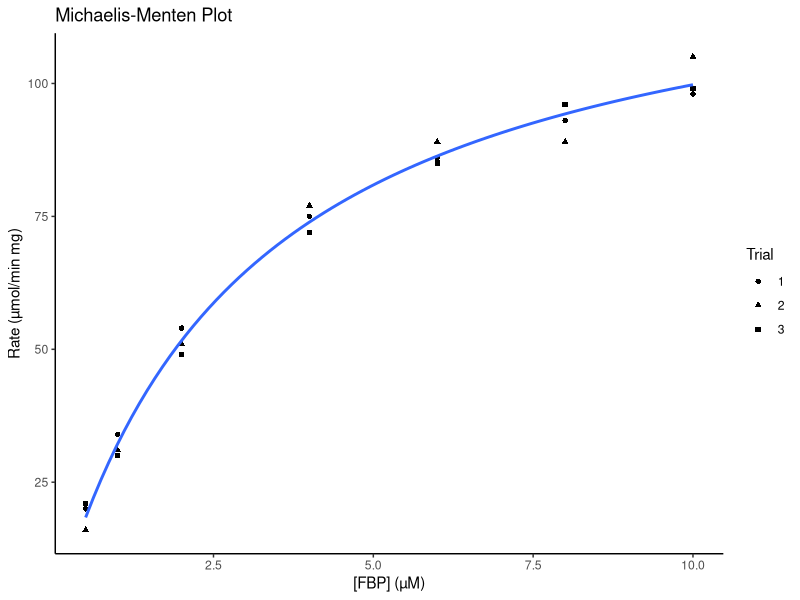

Generate this figure with R: (Note: this script raises an error after producing the figure.)
########################
##      Libraries     ##
########################

## Nice little function that I found that will install packages if they are not 
## installed.

{
  ipak <- function(pkg){
    
    new.pkg <- pkg[!(pkg %in% installed.packages()[, "Package"])]
    
    if (length(new.pkg)) 
      
      install.packages(new.pkg, dependencies = TRUE)
    
    sapply(pkg, require, character.only = TRUE)
    
  }
  
  libs <- c("ggplot2", 
            "gridExtra",
            "ggthemes")
  
  ipak(libs) ## Installs and loads all packages listed in "libs".
  libs <- NULL ##Clear the memory.
}

#################
##  Load Data  ##
#################

mData <- read.csv("part1_data.csv", header = T, sep = ",")
mData$Trial <- factor(mData$Trial)

################
## Plot Data  ##
################

## Michaelis-Menten

nlsModel1 <- nls(rate ~ (Vm * FBP) / (Km + FBP), 
                 start = list(Vm = 100, Km = 2.5),
                 data = mData)

mmPlot <- ggplot(data = mData, aes(x = FBP, y = rate)) +
  geom_point(aes(shape = Trial)) +
  labs(title = "Michaelis-Menten Plot",
       x = "[FBP] (µM)",
       y = "Rate (µmol/min mg)")+ 
  geom_smooth(method = "nls",
              formula = y ~ (Vm * x) / (Km + x),
              method.args = list(start = c(Vm = coef(nlsModel1)[[1]],
                                           Km = coef(nlsModel1)[[2]])),
              se = F) +
  theme_classic()

mmPlot

## Lineweaver-Burk Plot

lbModel <- lm(formula = recipRate ~ recipConc, data = recipDat)

summary(lbModel)

## vmax
Vmax <- 1/coef(lbModel)[[1]]
Vmax
## Km
Km <- coef(lbModel)[[2]]*Vmax
Km

recipDat <- data.frame(recipRate = sapply(mData$rate, function(x) return(1/x)),
                       recipConc = sapply(mData$FBP, function(x) return(1/x)),
                       Trial = mData$Trial)

lbPlot <- ggplot(data = recipDat, aes(x = recipConc, y = recipRate)) +
  geom_point(shape = recipDat$Trial) +
  geom_smooth(method = "glm",
              se = F,
              fullrange = T) +
  labs(title = "Lineweaver-Burk Plot",
       x = "1/[FBP]",
       y = "1/v") +
  lims(x = c(-1, 2.3),
       y = c(0, 0.1)) +
  theme_classic() +
  geom_hline(yintercept = 0) +
  geom_vline(xintercept = 0) +
  theme(axis.line = element_blank())

lbPlot